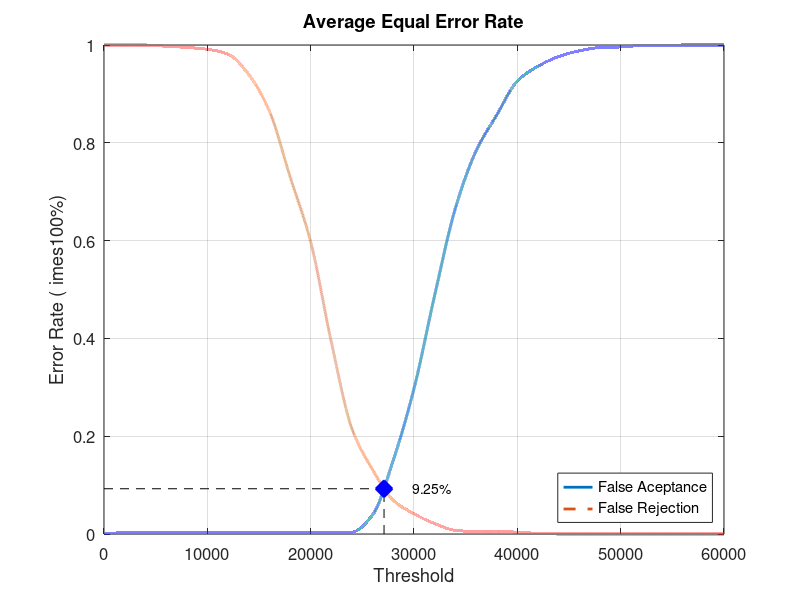
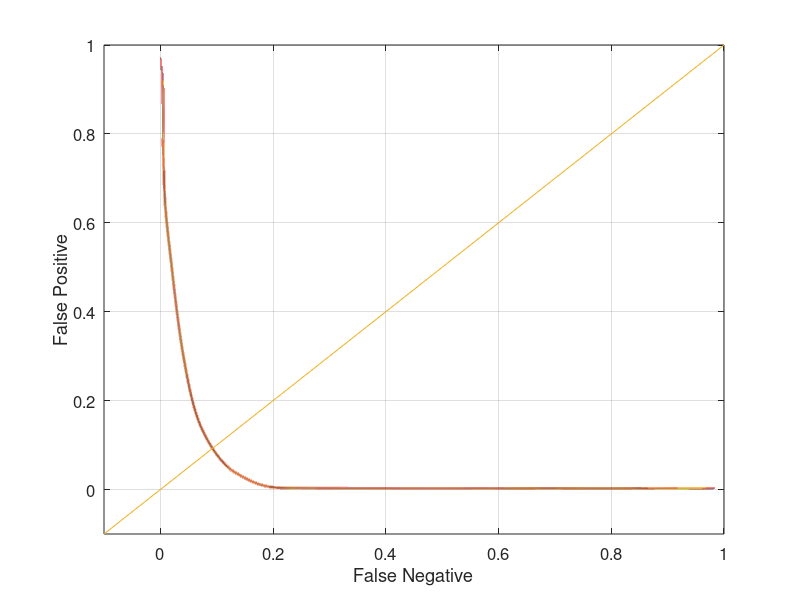

Recreate these plots in MATLAB, in order.
close all;
clear;
clc;
x = 0:2000:60000;
xq = 0:0.5:60000;

y0 = [0 0.00263158 0.00263158 0.00263158 0.00263158 0.00263158 0.00263158 0.00263158 0.00263158 0.00263158 0.00263158 0.00263158 0.00394737 0.0394737 0.151316 0.297368 0.488158 0.665789 0.782895 0.856579 0.926316 0.956579 0.976316 0.988158 0.994737 0.996053 0.998684 0.998684 1 1 1]
yy0 = interp1(x, y0, xq, 'pchip');
y1 = [1 1 1 0.9975 0.995 0.99125 0.98125 0.94 0.865 0.73125 0.5975 0.3925 0.215 0.13125 0.06875 0.04125 0.02125 0.0075 0.005 0.005 0.00375 0.00125 0 0 0 0 0 0 0 0 0]
yy1 = interp1(x, y1, xq, 'pchip');

% Calculating EER: 
y2 = abs(y0 - y1);
find(y2 == min(y2))
yy2 = abs(yy0 - yy1);
xEER = find(yy2 == min(yy2));
xEERIndex = xq(xEER) % X-axis EER
yEER = yy0(xEER) % Y-axis EER

main = figure
plot(xq, yy0,'-','LineWidth', 2);	hold on
plot(xq, yy1,'--','LineWidth', 2);	hold on
plot([xEERIndex xEERIndex], [0 yEER], 'k--');	hold on
plot([0 xEERIndex], [yEER yEER], 'k--');	hold on
plot(xEERIndex, yEER, 'bx', 'LineWidth', 10);	hold on
text(xEERIndex + 10 * xEERIndex / 100, yEER, [num2str(round((10000 * yEER)) / 100) '%'])
legend('False Aceptance', 'False Rejection', 'Location', 'SouthEast')
xlabel('Threshold')
ylabel('Error Rate (	imes100%)')
title('Average Equal Error Rate')
set(gca, 'FontSize', 12)
axis([0 60000 0 1])
grid on

print(main, 'Experiment5AverageMain', '-dpng');
FNRxFPR = figure('Color', [1 1 1]);
plot(yy1, yy0, '-', yy1, yy0, 'LineWidth', 2);
hold on
y = -0.1:0.1:1
plot(y, y); 
set(gca, 'FontSize', 12)
xlabel('False Negative')
ylabel('False Positive')
axis([-0.1 1 -0.1 1])
set(gca, 'FontSize', 12)
grid on

print(FNRxFPR, 'Experiment5AverageFNRxFPR','-dpng');
